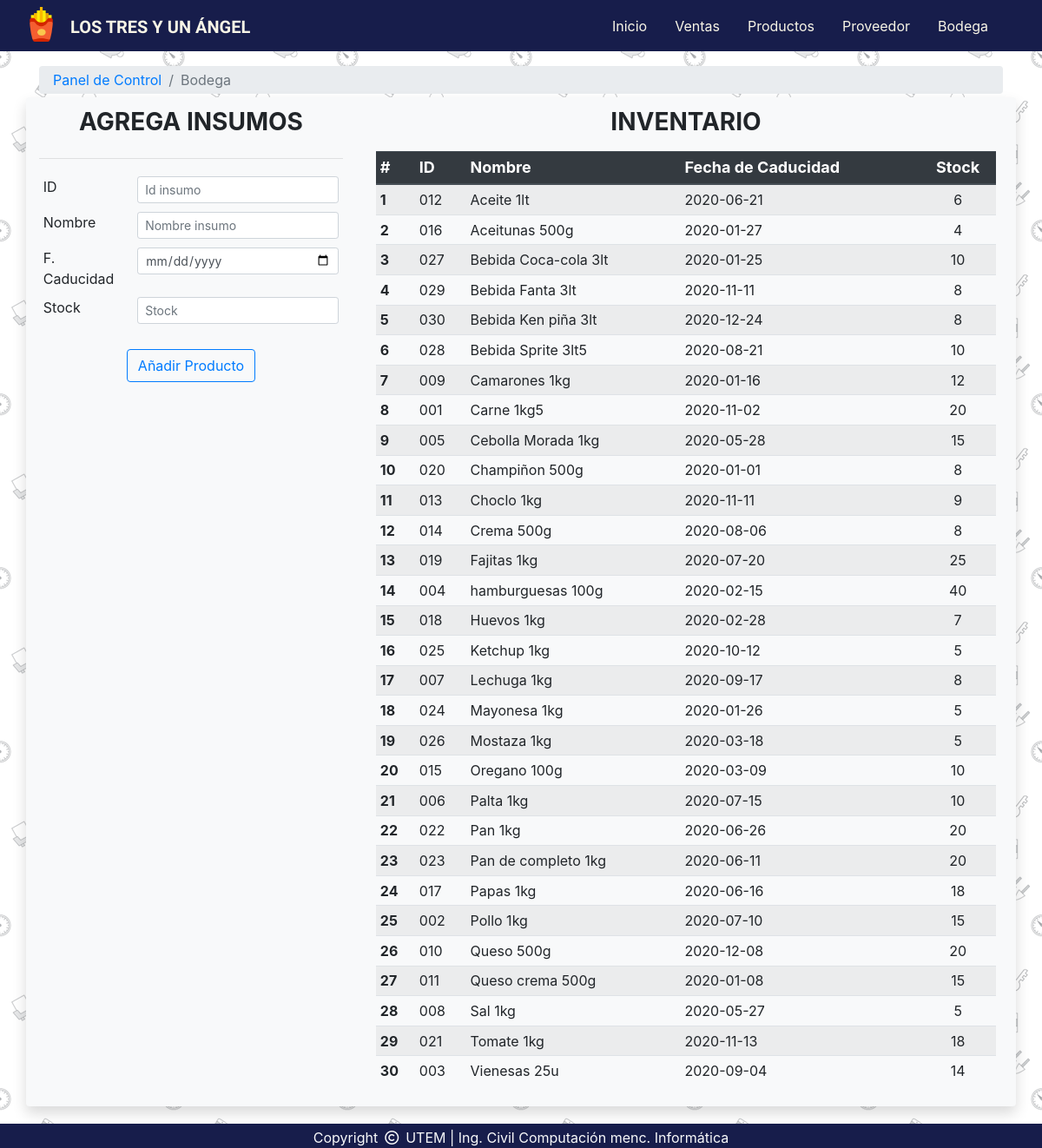
/views/dynamics/bodega.php, run on the app's committed database.
### tables this page shows
CREATE TABLE `registro_abastece` (
  `ID_REGISTRO_AB` varchar(30) NOT NULL,
  `FECHA_CADUCIDAD` date NOT NULL,
  `CANTIDAD` int NOT NULL,
  `PRECIO` int NOT NULL,
  `ID_ABASTECE` varchar(30) NOT NULL,
  `ID_INSUMO` varchar(30) NOT NULL,
  PRIMARY KEY (`ID_REGISTRO_AB`),
  KEY `ID_ABASTECE` (`ID_ABASTECE`),
  KEY `ID_INSUMO` (`ID_INSUMO`),
  CONSTRAINT `registro_abastece_ibfk_1` FOREIGN KEY (`ID_ABASTECE`) REFERENCES `abastece` (`ID_ABASTECE`),
  CONSTRAINT `registro_abastece_ibfk_2` FOREIGN KEY (`ID_INSUMO`) REFERENCES `insumo` (`ID_INSUMO`)
);

CREATE TABLE `insumo` (
  `ID_INSUMO` varchar(30) NOT NULL,
  `STOCK` int NOT NULL,
  `NOMBRE` varchar(30) NOT NULL,
  `ID_TIPOPRODUCTO` varchar(30) NOT NULL,
  `RUT_LOCAL_` varchar(30) NOT NULL,
  PRIMARY KEY (`ID_INSUMO`),
  KEY `ID_TIPOPRODUCTO` (`ID_TIPOPRODUCTO`),
  KEY `RUT_LOCAL_` (`RUT_LOCAL_`),
  CONSTRAINT `insumo_ibfk_1` FOREIGN KEY (`ID_TIPOPRODUCTO`) REFERENCES `tipo_producto` (`ID_TIPOPRODUCTO`),
  CONSTRAINT `insumo_ibfk_2` FOREIGN KEY (`RUT_LOCAL_`) REFERENCES `local_` (`RUT`)
);

### views/dynamics/bodega.php (the view, shortened to what this page needs)
<?php include('../static/header.php');
include_once '../conection/conexionBD.php';
$caducidadInsumos_sql = 'SELECT i.id_insumo as ID, i.nombre as NOMBRE, ra.fecha_caducidad as FechaCaducidad, i.stock as STOCK FROM insumo i JOIN registro_abastece ra on i.id_insumo = ra.id_insumo ORDER BY i.nombre ASC ';
$conexion = $mybd -> prepare($caducidadInsumos_sql);
$conexion->execute();
$insumos = $conexion->fetchAll();
?>
    <div class="container">
        <nav aria-label="breadcrumb">
            <ol class="breadcrumb py-1 my-1">
                <li class="breadcrumb-item"><a href="inicio.php">Panel de Control</a></li>
                <li class="breadcrumb-item active" aria-current="page">Bodega</li>
            </ol>
        </nav>
    </div>
    <div class="container bg-light rounded shadow">
        <div class="row">
            <div class="col-lg-4">
                <div class="row d-flex justify-content-center my-1 pt-2">
                    <h3 class="text-center text-uppercase font-weight-bold">agrega insumos</h3>
                </div>
                <hr>
                <form method="POST" class="form-group">
                    <table class="table table-sm table-borderless">
                        <tr>
                            <td>ID</td>
                            <td><input type="text" class="form-control form-control-sm" placeholder="Id insumo" name="id"></td>
                        </tr>
                        <tr>
                            <td>Nombre</td>
                            <td><input type="text" class="form-control form-control-sm" placeholder="Nombre insumo" name="nombre"></td>
                        </tr>
                        <tr>
                            <td>F. Caducidad</td>
                            <td><input type="date" class="form-control form-control-sm" name="fechaCaducidad"></td>
                        </tr>
                        <tr>
                            <td>Stock</td>
                            <td><input type="number" class="form-control form-control-sm" placeholder="Stock" name="stock"></td>
                        </tr>
                    </table>
                    <div class="row d-flex justify-content-center">
                        <button class="btn btn-outline-primary my-2" id="agregarProducto">Añadir Producto</button>
                    </div>
                </form>
            </div>
            <div class="col-lg-8">
                <div class="row d-flex justify-content-center my-1 pt-2">
                    <h3 class="text-center text-uppercase font-weight-bold">inventario</h3>
                </div>
                <div class="row d-flex justify-content-center mx-2 my-2">
                    <table class="datosBodega table table-striped table-sm">
                        <thead class="thead-dark">
                            <tr class="table-dark text-dark" style="font-size: 18px;">
                                <th scope="col">#</th>
                                <th scope="col">ID</th>
                                <th scope="col">Nombre</th>
                                <th scope="col">Fecha de Caducidad</th>
                                <th scope="col" class="text-center">Stock</th>
                            </tr>
                        </thead>
                        <?php
                        $cont = 1;
                        foreach($insumos as $insumo): ?>
                        <tr>
                            <th scope="row"><?php echo $cont++?></th>
                            <td><?php echo $insumo['ID'] ?></td>
                            <td><?php echo $insumo['NOMBRE'] ?></td>
                            <td><?php echo $insumo['FechaCaducidad'] ?></td>
                            <td class="text-center"><?php echo $insumo['STOCK'] ?></td>
                        </tr>
                        <?php endforeach ?>
                    </table>
                </div>
            </div>
        </div>
    </div>
    <br><br>
<?php include('../static/footer.php') ?>

### css/estilos.css (style rules this page uses)
:root { --blueDark: #171d4b; --turquoise: #2ed3c6; --turquoiseDark: #00a196; --whiteDiamond: #f8f5e6; --gris: #607d8b; --grisLight: #b0bec5; --greenMoney: #00d600; --redSwan: #ff0000; --yellow: #fff500; }
.body-portada { background: url("../img/doodles.png"); }

### data on the page
registro_abastece: ID_INSUMO.ID_INSUMO "012", ID_INSUMO.NOMBRE "Aceite 1lt", FECHA_CADUCIDAD "2020-06-21", ID_INSUMO.STOCK "6"
registro_abastece: ID_INSUMO.ID_INSUMO "016", ID_INSUMO.NOMBRE "Aceitunas 500g", FECHA_CADUCIDAD "2020-01-27", ID_INSUMO.STOCK "4"
registro_abastece: ID_INSUMO.ID_INSUMO "027", ID_INSUMO.NOMBRE "Bebida Coca-cola 3lt", FECHA_CADUCIDAD "2020-01-25", ID_INSUMO.STOCK "10"
registro_abastece: ID_INSUMO.ID_INSUMO "029", ID_INSUMO.NOMBRE "Bebida Fanta 3lt", FECHA_CADUCIDAD "2020-11-11", ID_INSUMO.STOCK "8"
registro_abastece: ID_INSUMO.ID_INSUMO "030", ID_INSUMO.NOMBRE "Bebida Ken piña 3lt", FECHA_CADUCIDAD "2020-12-24", ID_INSUMO.STOCK "8"
registro_abastece: ID_INSUMO.ID_INSUMO "028", ID_INSUMO.NOMBRE "Bebida Sprite 3lt5", FECHA_CADUCIDAD "2020-08-21", ID_INSUMO.STOCK "10"
registro_abastece: ID_INSUMO.ID_INSUMO "009", ID_INSUMO.NOMBRE "Camarones 1kg", FECHA_CADUCIDAD "2020-01-16", ID_INSUMO.STOCK "12"
registro_abastece: ID_INSUMO.ID_INSUMO "001", ID_INSUMO.NOMBRE "Carne 1kg5", FECHA_CADUCIDAD "2020-11-02", ID_INSUMO.STOCK "20"
registro_abastece: ID_INSUMO.ID_INSUMO "005", ID_INSUMO.NOMBRE "Cebolla Morada 1kg", FECHA_CADUCIDAD "2020-05-28", ID_INSUMO.STOCK "15"
registro_abastece: ID_INSUMO.ID_INSUMO "020", ID_INSUMO.NOMBRE "Champiñon 500g", FECHA_CADUCIDAD "2020-01-01", ID_INSUMO.STOCK "8"
registro_abastece: ID_INSUMO.ID_INSUMO "013", ID_INSUMO.NOMBRE "Choclo 1kg", FECHA_CADUCIDAD "2020-11-11", ID_INSUMO.STOCK "9"
registro_abastece: ID_INSUMO.ID_INSUMO "014", ID_INSUMO.NOMBRE "Crema 500g", FECHA_CADUCIDAD "2020-08-06", ID_INSUMO.STOCK "8"
registro_abastece: ID_INSUMO.ID_INSUMO "019", ID_INSUMO.NOMBRE "Fajitas 1kg", FECHA_CADUCIDAD "2020-07-20", ID_INSUMO.STOCK "25"
registro_abastece: ID_INSUMO.ID_INSUMO "004", ID_INSUMO.NOMBRE "hamburguesas 100g", FECHA_CADUCIDAD "2020-02-15", ID_INSUMO.STOCK "40"
registro_abastece: ID_INSUMO.ID_INSUMO "018", ID_INSUMO.NOMBRE "Huevos 1kg", FECHA_CADUCIDAD "2020-02-28", ID_INSUMO.STOCK "7"
registro_abastece: ID_INSUMO.ID_INSUMO "025", ID_INSUMO.NOMBRE "Ketchup 1kg", FECHA_CADUCIDAD "2020-10-12", ID_INSUMO.STOCK "5"
registro_abastece: ID_INSUMO.ID_INSUMO "007", ID_INSUMO.NOMBRE "Lechuga 1kg", FECHA_CADUCIDAD "2020-09-17", ID_INSUMO.STOCK "8"
registro_abastece: ID_INSUMO.ID_INSUMO "024", ID_INSUMO.NOMBRE "Mayonesa 1kg", FECHA_CADUCIDAD "2020-01-26", ID_INSUMO.STOCK "5"
registro_abastece: ID_INSUMO.ID_INSUMO "026", ID_INSUMO.NOMBRE "Mostaza 1kg", FECHA_CADUCIDAD "2020-03-18", ID_INSUMO.STOCK "5"
registro_abastece: ID_INSUMO.ID_INSUMO "015", ID_INSUMO.NOMBRE "Oregano 100g", FECHA_CADUCIDAD "2020-03-09", ID_INSUMO.STOCK "10"
registro_abastece: ID_INSUMO.ID_INSUMO "006", ID_INSUMO.NOMBRE "Palta 1kg", FECHA_CADUCIDAD "2020-07-15", ID_INSUMO.STOCK "10"
registro_abastece: ID_INSUMO.ID_INSUMO "022", ID_INSUMO.NOMBRE "Pan 1kg", FECHA_CADUCIDAD "2020-06-26", ID_INSUMO.STOCK "20"
registro_abastece: ID_INSUMO.ID_INSUMO "023", ID_INSUMO.NOMBRE "Pan de completo 1kg", FECHA_CADUCIDAD "2020-06-11", ID_INSUMO.STOCK "20"
registro_abastece: ID_INSUMO.ID_INSUMO "017", ID_INSUMO.NOMBRE "Papas 1kg", FECHA_CADUCIDAD "2020-06-16", ID_INSUMO.STOCK "18"
registro_abastece: ID_INSUMO.ID_INSUMO "002", ID_INSUMO.NOMBRE "Pollo 1kg", FECHA_CADUCIDAD "2020-07-10", ID_INSUMO.STOCK "15"
registro_abastece: ID_INSUMO.ID_INSUMO "010", ID_INSUMO.NOMBRE "Queso 500g", FECHA_CADUCIDAD "2020-12-08", ID_INSUMO.STOCK "20"
registro_abastece: ID_INSUMO.ID_INSUMO "011", ID_INSUMO.NOMBRE "Queso crema 500g", FECHA_CADUCIDAD "2020-01-08", ID_INSUMO.STOCK "15"
registro_abastece: ID_INSUMO.ID_INSUMO "008", ID_INSUMO.NOMBRE "Sal 1kg", FECHA_CADUCIDAD "2020-05-27", ID_INSUMO.STOCK "5"
registro_abastece: ID_INSUMO.ID_INSUMO "021", ID_INSUMO.NOMBRE "Tomate 1kg", FECHA_CADUCIDAD "2020-11-13", ID_INSUMO.STOCK "18"
registro_abastece: ID_INSUMO.ID_INSUMO "003", ID_INSUMO.NOMBRE "Vienesas 25u", FECHA_CADUCIDAD "2020-09-04", ID_INSUMO.STOCK "14"
